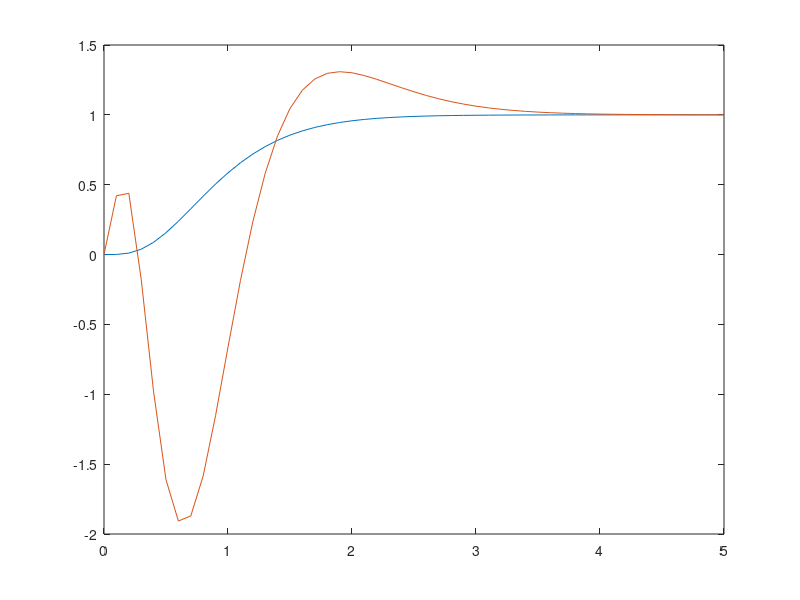

Recreate this plot in MATLAB.
%% Lecture
% 5/3/18
% Nilaan Gunabalachandran 20509203
% Alex Mitterhauser 20531736
% Bo Wang 20446175
% Group 17

clear all;
close all;
clc;

%%
A = [0 1 0 0;
     0 0 1 0;
     -3 1 2 3;
     2 1 0 0;];
B = [0 0;
     0 0;
     1 2;
     0 2;];
C = [1 0 0 0;
     0 0 0 1;];
 
D = [0 0;
     0 0;];
 
A_aug = [A zeros(4, 2);
         C zeros(2, 2);];
     
B_aug = [B; zeros(2, 2);];

r = rank(ctrb(A_aug, B_aug)); %Controllable
m = rank(obsv(A, C)); %Observable

n = size(A);

K = place(A_aug, B_aug, [-3.5, -4.5, -3, -4, -5, -6]);
K1 = K(:, 1:n);
K2 = K(:, n+1:length(K));

F = place(A', C', [-1, -2, -1.5, -2.5])';

An = [A -B*K1 -B*K2;
      F*C A-F*C-B*K1 -B*K2;
      C zeros(2, 4) zeros(2);];
Bn = [zeros(8,2) ; -eye(2);];

Cn = [ C zeros(2, 6)];


sys = ss(An, Bn, Cn, 0);

x0 = [0 0 0 0 0 0 0 0 0 0];
tF = 5;
t = 0:0.1:5;
v = [ones(1, tF/0.1+1); ones(1, tF/0.1+1);];
[y, t, x] = lsim(sys, v, t, x0);

figure, plot(t, y);